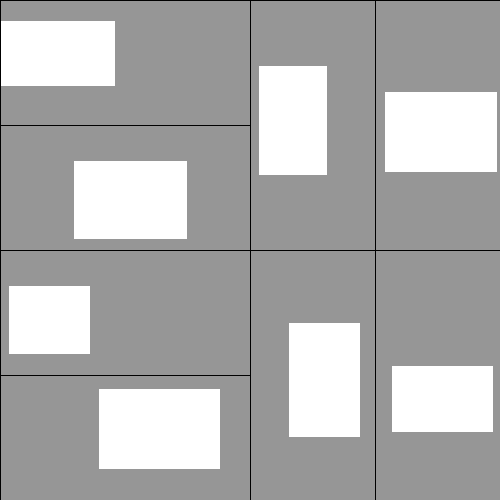
Frame 1 (no input)
Frame 60 (the mouse pressed at the canvas centre just before this capture): identical to frame 1, image omitted
Frame 120 (the mouse held since frame 60 and released just before this capture): identical to frame 1, image omitted

The Processing sketch that drew this single still picture (run headless with seeded random() and noise(); from frame 60 on, the mouse is pressed at the canvas centre):

// Processing sketch: quadtree2_processing
// ── quadtree2_processing.pde
//QUADTREE PRINCIPLES 2
//this sketch demonstrates how you might draw smaller rooms inside the areas that the quadtree carves out
//we use a dynamic data structure (arraylist in this case) to push rooms to, then draw them all
//in addition, each Room's constructor creates a new, smaller room.
//you may be able to imagine how you might create hallways between them.
//one way that could be viable is actually creating a walker at each room location
//and if it hits a room within a set number of steps, carve out those spaces in a corresponding array. 

int numSteps = 3;

ArrayList<Room> rooms = new ArrayList<Room>();

void setup() {
  size(500, 500);
  background(255);
  cut(0, 0, width, height, numSteps);
  println(rooms.size());
}

void draw() {
  for (int i = 0; i < rooms.size(); i++) {
    Room r = rooms.get(i);
    r.display();
  }

  for (int i = 0; i < rooms.size(); i++) {
    Room r = rooms.get(i);
    r.newDisplay();
  }
}

void cut(int x, int y, int w, int h, int step) {
  if (step > 0) {
    step--;
    //rect(x, y, w, h);
    int dir = floor(random(2));
    int newPos;

    switch (dir) {

    case 0:
      newPos = w/2;
      cut(x, y, newPos, h, step);
      cut(x+newPos, y, newPos, h, step);

      if (step == 0) {
        rooms.add(new Room(x, y, newPos, h));
        rooms.add(new Room(x+newPos, y, newPos, h));
      }
      break;

    case 1:
      newPos = h/2;
      cut(x, y, w, newPos, step);
      cut(x, y+newPos, w, newPos, step);

      if (step == 0) {
        rooms.add(new Room(x, y, w, newPos));
        rooms.add(new Room(x, y+newPos, w, newPos));
      }
      break;

    default:
      break;
    }
  }
}

class Room {
  int x;
  int y;
  int w;
  int h;

  int newX;
  int newY;
  int newW;
  int newH;

  int area;

  Room(int x, int y, int w, int h) {
    this.x = x;
    this.y = y;
    this.w = w;
    this.h = h;

    while (area < 50) {

      newX = (int)random(x, x+w/2);
      newY = (int)random(y, y+h/2);

      newW = (int)random(0, (x+w)-newX);
      newH = (int)random(0, (y+h)-newY);
      
      area = newW & newH;
    }
  }

  void display() {
    stroke(0);
    fill(150);
    rect(x, y, w, h);
  }

  void newDisplay() {
    stroke(255);
    fill(255);
    rect(newX, newY, newW, newH);
  }
}
